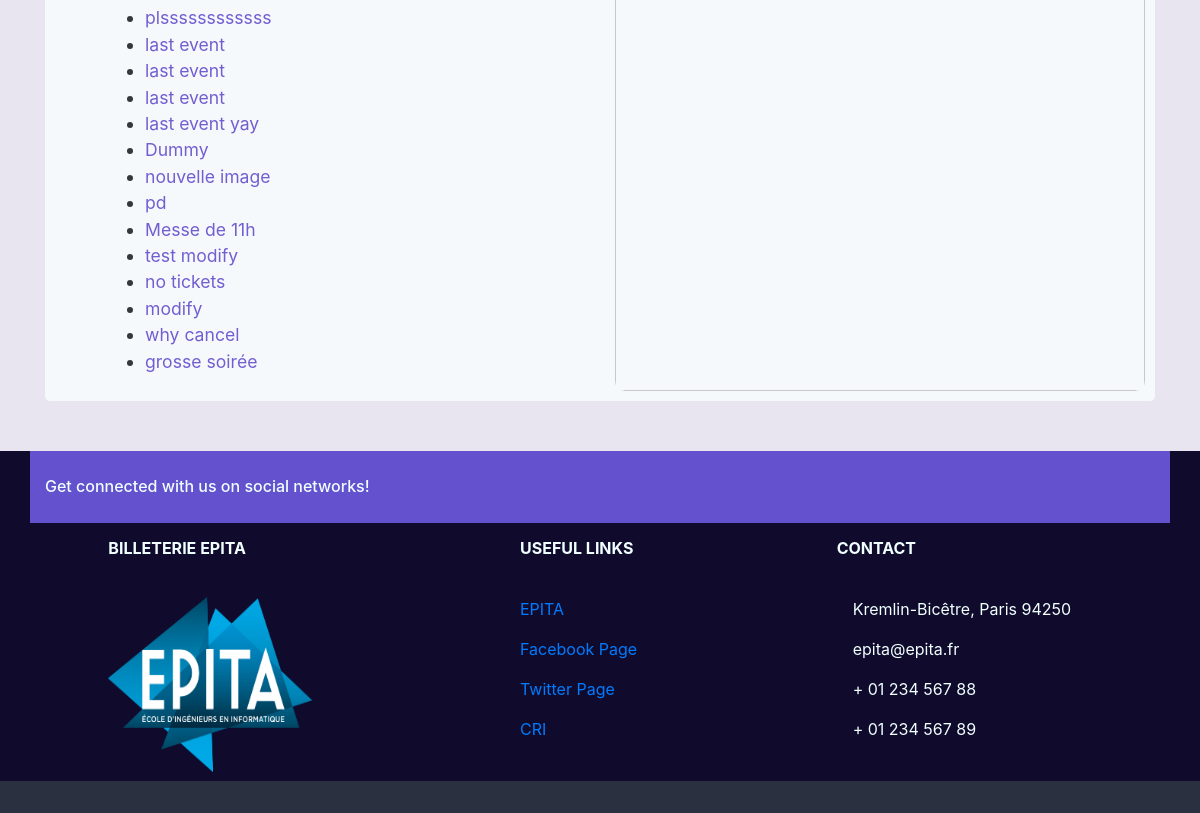
The app's page /assos/1 (lower part), older data.
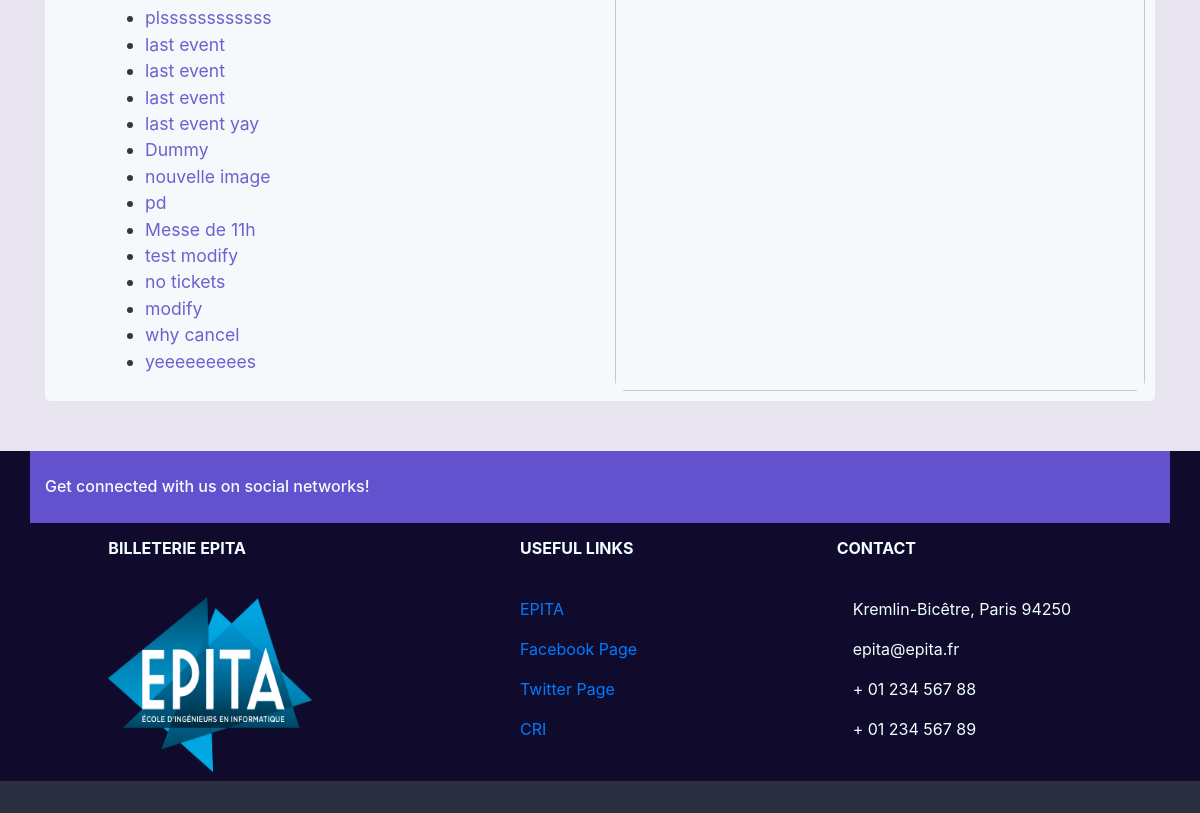
The same page, newer data.
### event/models.py (models this page shows, shortened)
class Event(models.Model):
    PENDING = 'P'
    APPROVED = 'A'
    VALIDATED = 'V'
    REFUSED = 'R'
    CANCELABLE = 'c'
    CANCELED = 'C'
    EVENT_STATE_CHOICES = (
        (PENDING, _("Pending")),
        (APPROVED, _("Approved")),
        (REFUSED, _("Refused")),
        (CANCELED, _("Canceled")),
        (CANCELABLE, _("Canceled by the president")),
        (VALIDATED, _("Validated by the president")),
    )
    title = models.CharField(_("Title of the event"), max_length=64,
                             validators=[UnicodeValidator()],
                             help_text=_("max 64 characters"))
    event_state = models.CharField(_("State of the event"), max_length=1,
                                   choices=EVENT_STATE_CHOICES,
                                   default=PENDING)
    start = models.DateTimeField(_("Start date and time"))
    end = models.DateTimeField(_("End date and time"))
    ticket_deadline = models.DateTimeField(_("Deadline to buy tickets"),
                                           null=True, blank=True,
                                           help_text=_("if left empty, it is equal to start"))
    assos_id = models.ForeignKey(Association, on_delete=models.CASCADE,
                                 related_name='events')
    address_id = AddressField(on_delete=models.PROTECT)
    premium_flag = models.BooleanField(_("Premium"), default=False,
                                       help_text=_("Will be make it visible on the home page"))
    image = models.ImageField(_("Event's cover image"),
                              default='event_pics/default.jpg',
                              upload_to=get_upload_path_event)
    see_remaining = models.BooleanField(_("See remaining tickets"),
                                        default=False,
                                        help_text=_("if set to True, users will be able to see the remaining tickets on the event's page"))
    class Meta:
        verbose_name = (_("Event"))
        verbose_name_plural = (_("Events"))
        permissions = (
            ('access_dashboard', 'User can access this event\'s dashboard'),
            ('approve_event', 'User can approve of the event'),
            ('choose_premium', 'User can make an event premium or not'),
            ('cancel_event', 'User can cancel the event'),
        )
    def get_absolute_url(self):
        return reverse('event:event_detail', kwargs={'pk': self.id})

### event/views.py (the view, shortened to what this page needs)
# urls.py: path('assos/<int:pk>', views.AssosDetailView.as_view(), name='asso_detail'),
@method_decorator(decorators.can_manage_member, name='post')
class AssosDetailView(generic.DetailView, generic.edit.FormMixin):
    model = Association
    template_name = 'assos_detail.html'
    form_class = AddMemberForm
    def get_form_kwargs(self):
        kwargs = super(AssosDetailView, self).get_form_kwargs()
        kwargs.update({'user': self.request.user, 'asso' : self.get_object()})
        return kwargs
    def get_context_data(self, **kwargs):
        context = super().get_context_data(**kwargs)
        assos = self.get_object()
        try:
            president = assos.president
        except President.DoesNotExist:
            president = None
        context['president'] = president
        president = User.objects.none() if president is None else [president.user]
        managers = assos.managers.all().exclude(user__in=president)
        context['managers'] = managers
        managers = managers.values_list('user', flat=True)
        members = assos.members.all().exclude(user__in=managers).exclude(user__in=president)
        context['members'] = members
        events = assos.events.all()
        now = timezone.now()
        context['future_events'] = events.filter(start__gt=now)
        context['ongoing_events'] = events.filter(start__lte=now, end__gt=now)
        context['form'] = self.get_form()
        return context

### shop/cart.py (called while the page is built)
def _cart_id(request):
    if 'cart_id' not in request.session:
        request.session['cart_id'] = _generate_cart_id()
    return request.session['cart_id']

def _generate_cart_id():
    import string, random
    return ''.join([random.choice(string.ascii_letters + string.digits) for _ in range(50)])

def get_all_cart_items(request):
    return CartItem.objects.filter(cart_id = _cart_id(request))

def item_count(request):
    return get_all_cart_items(request).count()

### shop/context_processor.py (called while the page is built)
def cart_item_count(request):
    item_count = cart.item_count(request)
    return {'cart_item_count' : item_count }

### templates/assos_detail.html (shortened to what this page needs)
{% extends "base.html" %}
{% load static %}
{% load guardian_tags %}
{%block content %}
    <div style="font-size:1.1rem;"class="container basic-block">
        {% if president %}
        <div class="row">
            <article class="col-xs-4 col-sm-4 col-md-4 col-lg-6">
                {% else %}
                <p><b>President</b> : Anonymous</p>
                {% endif %}
                <div style="margin-left:50px;">
                    <ul>
                        {% for event in future_events %}
                        <li><a style="color:#6351ce; "href="{{event.get_absolute_url}}">{{event.title}}</a></li>
                        {% endfor %}
                    </ul>
                </div>
            </article>
            <article class="col-xs-4 col-sm-4 col-md-4 col-lg-6">
                <img src="{% static "img/assos_detail_img.png"%}" style="
                    opacity: 0.9;
                    height:100%;
                    width:100%;
                    border-radius: 10px;
                ">
            </article>
        </div>
    </div>
{% endblock content %}

Row changes from the older to the newer data that the page shows:
changed Event: title "grosse soirée" → "yeeeeeeeees"
